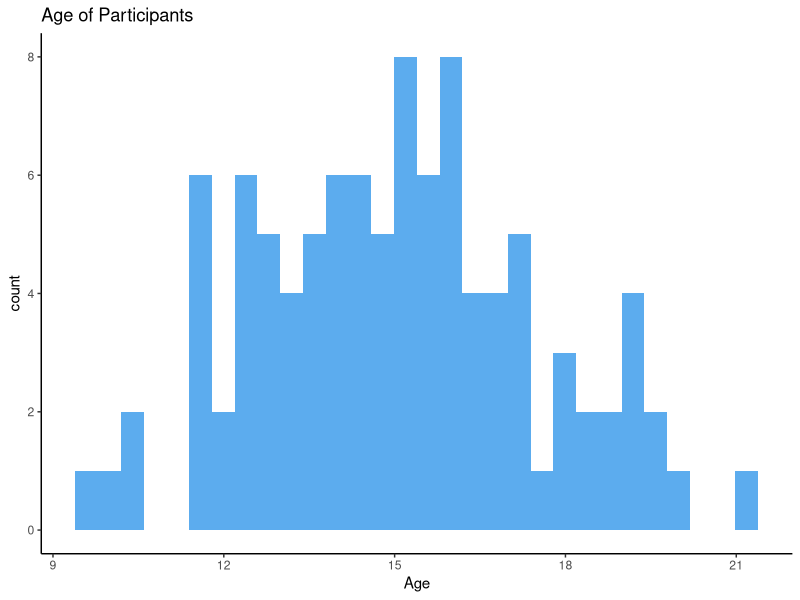
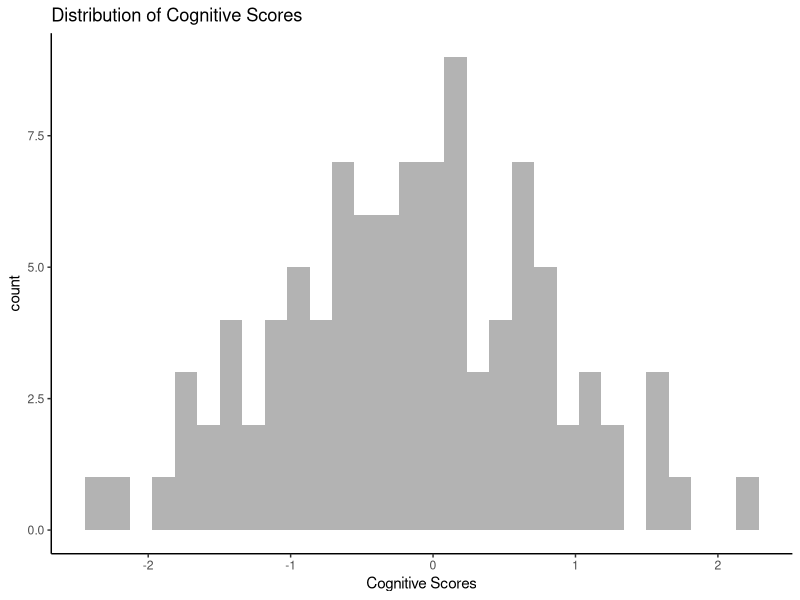
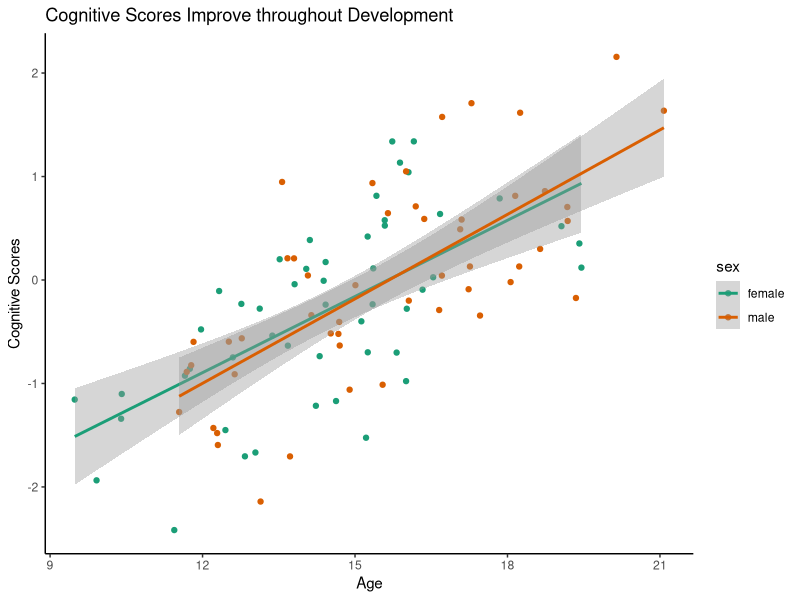

Reproduce these figures in R, in order.
### This script will demonstrate basic familiarity with R
###
### Noah Hillman
### April 20, 2021


# Load the R library, ggplot2, and no others (i.e., you should use base R for most
# of this exercise)

library(ggplot2)
library(MASS)

# Create a dataframe with NAs in every cell, 100 rows, and columns with the
# following names: bblid,sex,age,cognition.

df <- data.frame(bblid = rep(NA,100),sex = rep(NA,100),age = rep(NA,100),cognition = rep(NA,100))

# Sample 100 random integers, without replacement, between 10,000 and 20,000
# to serve as bblids (our lab's subject identifier). Put these integers into the
# bblid column.

ids <- sample(10000:20000,size = 100,replace = FALSE)
df$bblid <- ids

# Simulate 100 ages and 100 cognition scores from a bivariate normal distribution
# with rho=.7, and put these values into their respective columns in the dataframe.

set.seed(10)
scores <- mvrnorm(n = 100, mu = c(0,0),Sigma = matrix(c(1,.7,.7,1),nrow = 2,ncol = 2))
colnames(scores) <- c("age","cognition")
df$age <- scores[,"age"]
df$cognition <- scores[,"cognition"]

# Scale the age values so mean=15 and variance=6.
newMean <- 15
newVar <- 6
oldMean <- with(df,mean(age))
oldVar <- with(df,var(age))
a <- sqrt(newVar/oldVar)
b <- newMean - a*oldMean

df$age <-  a*df$age + b

with(df,mean(age))
with(df,var(age))

# Check if any age values are below zero. How many are there?

(belowZero <- sum(df$age < 0))

# There appears to be no individuals in the dataset whose age is recorded as less than 0.

# For any age values that are below zero, replace that age with zero. Write this
# code whether or not there are ages below zero.

df$age <- with(df,ifelse(age < 0,0,age))

# Create two ggplots: a histogram of ages, and a histogram of cognition. Use
# non-default themes and colors (explore!).

AgeHist <- ggplot(data = df) + geom_histogram(aes(x = age),fill = "steelblue2") + labs(x = "Age",title = "Age of Participants") + theme_classic()


CogHist <- ggplot(data = df) + geom_histogram(aes(x = cognition),fill = "gray70") + labs(x = "Cognitive Scores",title = "Distribution of Cognitive Scores") + theme_classic()

# Calculate the correlation between age and cognition. Does it look familiar?

with(df,cor(age,cognition))

# The correlation between age and cognition is nearly identical to the value of $\rho$ which was specified when generating the random values for cognition and age using the multivariate normal distribution. 

# Now assign the first 50 rows in your dataframe to be female, and the latter
# 50 to be male. Make sure your sex variable is coded as a factor.

df$sex <- c(rep("female",50),rep("male",50))
df$sex <- with(df,factor(sex))

# Create a scatterplot with age on the x-axis, and cognition on the y-axis.
# Color your points by sex, and plot a regression line per sex.

Scatterplot <- ggplot(data = df,aes(x = age,y = cognition,color = sex)) + geom_point() + geom_smooth(method = "lm") + theme_classic() + labs(x = "Age",y = "Cognitive Scores",title = "Cognitive Scores Improve throughout Development") + scale_color_brewer(palette = "Dark2")

# Export all of your plots to one pdf, with each plot on a different page.

pdf(file = "UPennPlots.pdf")

AgeHist
CogHist
Scatterplot 

dev.off()